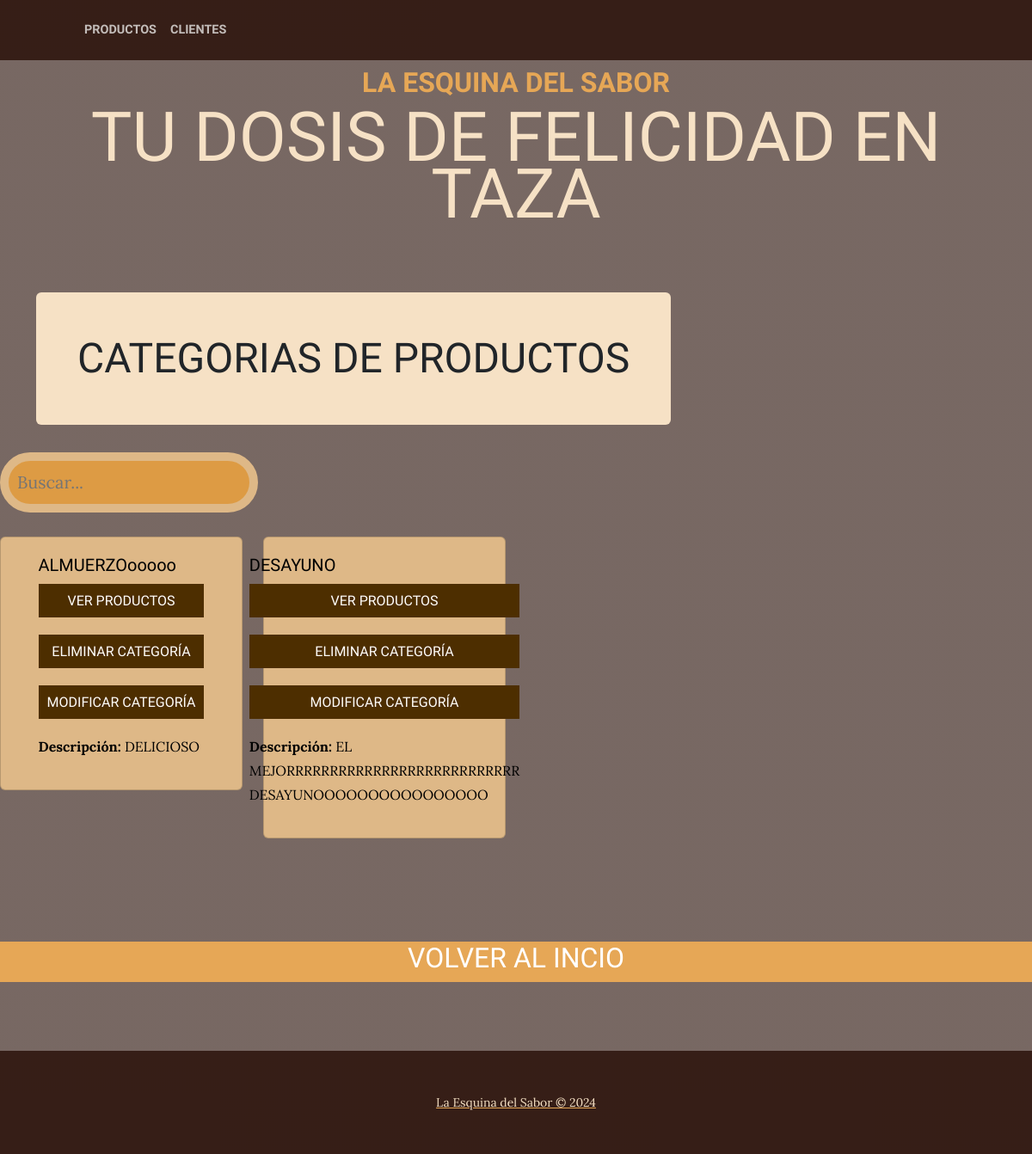
Screenshot of /productos/productos_buscador_categoria/ with the database file from the repository.
### producto/models.py (models this page shows, shortened)
class ProductoCategoria(models.Model):
    nombre = models.CharField(max_length=200,unique=True)
    descripcion = models.CharField(max_length=250,null=True, blank=True,verbose_name='descripción')
    class Meta:
        verbose_name = "categoría de productos"

### producto/views.py (the view)
# urls.py: path("productos_buscador_categoria/",views.home_1,name="buscador_productos"),
def home_1(request):
    consulta = request.GET.get("consulta", None)
    if consulta:
        query = models.ProductoCategoria.objects.filter(nombre__icontains=consulta)
    else:
        query = models.ProductoCategoria.objects.all()
    context = {"productos":query}
    return render(request,"producto/buscador_productos.html",context)

### producto/templates/producto/buscador_productos.html (shortened to what this page needs)
{% extends 'core/base.html' %}
{% load static %}
{% block contenido %}
<head>
    <link rel="stylesheet" href="{% static 'core/css/estilos.css' %}">
    <link rel="stylesheet" href="{% static 'core/css/estilos.css' %}">
</head>
<section class="page-section">
    <div class="container">
        <div class="product-item">
            <div class="product-item-title d-flex">
                <div class="bg-faded p-5 d-flex me-auto rounded">
                    <h2 class="section-heading mb-0">
                        <span class="section-heading-lower">CATEGORIAS DE PRODUCTOS</span>
                    </h2>
                  </div>
            </div>
        </div>
      </div>
  </section>
  <div class="col-md-3 pb-4">
    <div class="card-body align-self-md-center my-1">
      <form action="{% url 'producto:buscador_productos' %}" method="get">
        <input type="text" name="consulta" placeholder="Buscar..." style="background-color: rgb(221, 155, 68); color: rgb(255, 254, 253);
          width: 100%; /* Full width */
          padding: 10px; /* Padding */
          border: 10px solid burlywood; /* Border */
          border-radius: 50px; /* Rounded corners */
          font-size: 20px; /* Font size */
        ">
      </form>
    </div>
  </div>
<div class="row">
    {% for Producto in productos %}
        <div class="col-md-3 pb-4">
          <div class="card mb-3" style="background-color: burlywood; color: black;">  <div class="card-body align-self-md-center my-1 ">
              <h5 class="card-title text-nowrap">{{ Producto.nombre }}
                <a href="{% url 'producto:productos_caracteristicas' Producto.id  %}"><br>
                  <input class="bottons" type="submit" value="VER PRODUCTOS"> </a>
                  <a href="{% url 'producto:producto_categoria_delete' Producto.id  %}"><br>
                    <input class="bottons" type="submit" value="ELIMINAR CATEGORÍA"> </a>
                  <a href="{% url 'producto:producto_categoria_update' Producto.id  %}"><br>
                      <input class="bottons" type="submit" value="MODIFICAR CATEGORÍA"> </a>
              </h5>
              <p><span class="fw-bold">Descripción: </span> {{ Producto.descripcion }}</p>
            </div>
          </div>
        </div>
      {% endfor %}
  </div>
    <a href="{% url 'core:Home' %}">
      <section class="page-section bg-primary" id="about">
        <div class="container px-4 px-lg-5">
            <div class="row gx-4 gx-lg-5 justify-content-center">
                <div class="col-lg-8 text-center">
                    <h2 class="text-white mt-0">VOLVER AL INCIO</h2>
                </div>
            </div>
        </div>
      </section>
    <footer class="footer text-faded text-center py-5">
      <div class="container"><p class="m-0 small">La Esquina del Sabor &copy; 2024</p></div>
  </footer>
  {% endblock contenido %}

### core/static/core/css/estilos.css (style rules this page uses)
* { margin:0; padding: 0; box-sizing: border-box; }
.bottons { width: 100%; background: rgb(77, 46, 0); border: none; padding: 10px; color: rgb(255, 253, 251); margin: 10px 0; font-size: 16px; }

### rows the page displays
ProductoCategoria: nombre "ALMUERZOooooo", descripcion "DELICIOSO"
ProductoCategoria: nombre "DESAYUNO", descripcion "EL MEJORRRRRRRRRRRRRRRRRRRRRRRRRRR DESAYUNOOOOOOOOOOOOOOOO"
